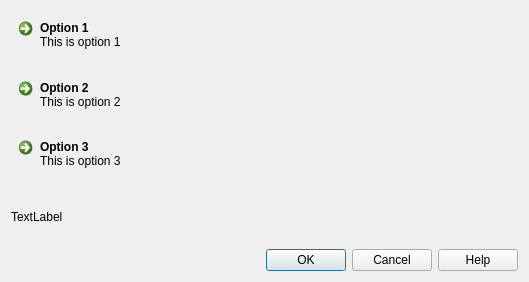
<?xml version="1.0" encoding="UTF-8"?>
<ui version="4.0">
 <class>Dialog</class>
 <widget class="QDialog" name="Dialog">
  <property name="geometry">
   <rect>
    <x>0</x>
    <y>0</y>
    <width>529</width>
    <height>282</height>
   </rect>
  </property>
  <property name="windowTitle">
   <string>Dialog</string>
  </property>
  <layout class="QVBoxLayout" name="verticalLayout">
   <item>
    <widget class="QCommandLinkButton" name="commandLinkButton">
     <property name="text">
      <string>Option 1</string>
     </property>
     <property name="description">
      <string>This is option 1</string>
     </property>
    </widget>
   </item>
   <item>
    <widget class="QCommandLinkButton" name="commandLinkButton_2">
     <property name="text">
      <string>Option 2</string>
     </property>
     <property name="description">
      <string>This is option 2</string>
     </property>
    </widget>
   </item>
   <item>
    <widget class="QCommandLinkButton" name="commandLinkButton_3">
     <property name="text">
      <string>Option 3</string>
     </property>
     <property name="description">
      <string>This is option 3</string>
     </property>
    </widget>
   </item>
   <item>
    <widget class="QLabel" name="lblSelected">
     <property name="text">
      <string>TextLabel</string>
     </property>
    </widget>
   </item>
   <item>
    <widget class="QDialogButtonBox" name="buttonBox">
     <property name="layoutDirection">
      <enum>Qt::LayoutDirection::LeftToRight</enum>
     </property>
     <property name="standardButtons">
      <set>QDialogButtonBox::StandardButton::Cancel|QDialogButtonBox::StandardButton::Help|QDialogButtonBox::StandardButton::Ok</set>
     </property>
    </widget>
   </item>
  </layout>
 </widget>
 <resources/>
 <connections/>
</ui>
